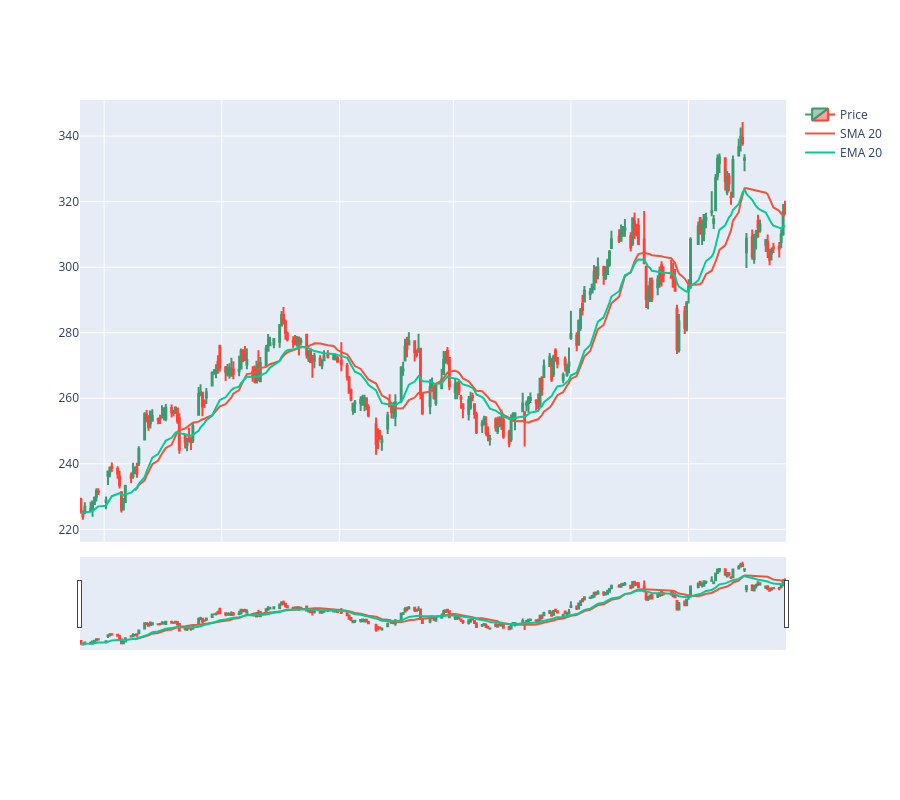

The notebook cell saved with this chart:
### Code cell
fig=make_subplots(rows=2,cols=1,shared_xaxes=True,vertical_spacing=0.05,row_heights=[0.75,0.25])
#candlestick
fig.add_trace(go.Candlestick(x=df.index,open=df["Open"],high=df["High"],low=df["Low"],close=df["Close"],name="Price"),row=1,col=1)
#sma
ma=calculations.calculate_moving_averages(df)
fig.add_trace(go.Scatter(x=df.index,y=ma["SMA_20"],name="SMA 20",mode="lines"),row=1,col=1)
#ema
fig.add_trace(go.Scatter(x=df.index,y=ma["EMA_20"],name="EMA 20",mode="lines"),row=1,col=1)
#volume
volume_colors=[]
for i in range(len(df)):
    if df["Close"].iloc[i]>df["Open"].iloc[i]:
        volume_colors.append("green")
    else:
        volume_colors.append("red")
# fig.add_trace(go.Bar(x=df.index,y=df["Volume"],name="Volume",marker_color=volume_colors),row=2,col=1)
fig.update_layout(
    height=800,
    # xaxis_rangeslider_visible=False,
    # plot_bgcolor="black"
)
fig.update_xaxes(
    showline=False,
    mirror=False
)

fig.show()

### Figure 1 — Plotly figure (JSON) as saved in the notebook; plotly's stock layout.template omitted (floating-point values rounded to 4 significant figures; data arrays with more than 128 entries replaced by an {"elided": "..."} marker saying what was removed)
{"data": [{"close": {"elided": "252 float values"}, "high": {"elided": "252 float values"}, "low": {"elided": "252 float values"}, "name": "Price", "open": {"elided": "252 float values"}, "type": "candlestick", "x": {"elided": "252 str values"}, "xaxis": "x", "yaxis": "y"}, {"mode": "lines", "name": "SMA 20", "type": "scatter", "x": {"elided": "252 str values"}, "xaxis": "x", "y": {"elided": "252 float values"}, "yaxis": "y"}, {"mode": "lines", "name": "EMA 20", "type": "scatter", "x": {"elided": "252 str values"}, "xaxis": "x", "y": {"elided": "252 float values"}, "yaxis": "y"}], "layout": {"height": 800, "xaxis": {"anchor": "y", "domain": [0, 1], "matches": "x2", "mirror": false, "showline": false, "showticklabels": false}, "xaxis2": {"anchor": "y2", "domain": [0, 1], "mirror": false, "showline": false}, "yaxis": {"anchor": "x", "domain": [0.2875, 1.0]}, "yaxis2": {"anchor": "x2", "domain": [0, 0.2375]}}}
